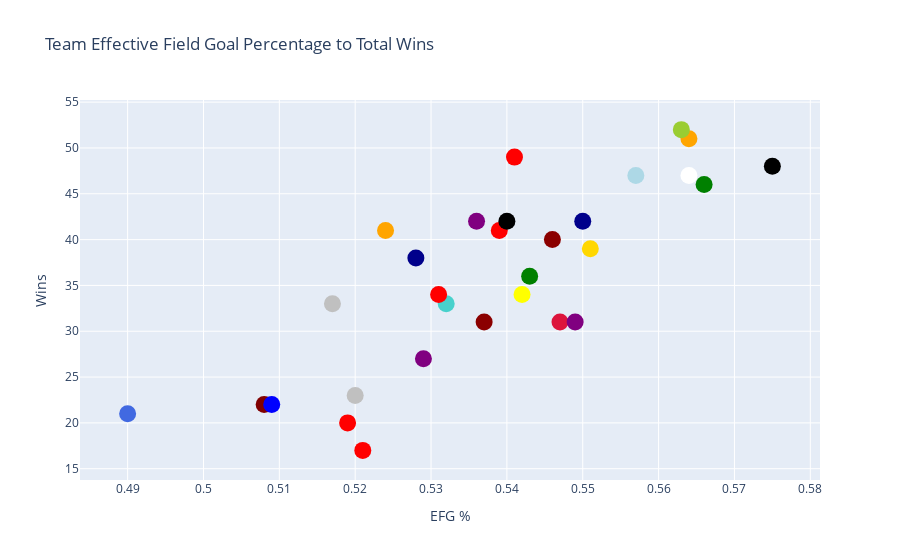

Notebook cell for this chart:
### Code cell
import plotly.graph_objects as go

x=mainff21['EFG_PCT']
y=mainff21['W']
hover=mainff21['color']
names = mainff21['TEAM_NAME']

fig = go.Figure()

fig.add_trace(go.Scatter(
    x=x, y=y, text=names,
    mode='markers',
    marker_color=hover
))

fig.update_traces(mode='markers', marker_size=17)
fig.update_layout(title='Team Effective Field Goal Percentage to Total Wins',
                 xaxis_title='EFG %',
                 yaxis_title='Wins')

                  

fig.show()

### Figure 1 — Plotly figure (JSON) as saved in the notebook; plotly's stock layout.template omitted (floating-point values rounded to 4 significant figures)
{"data": [{"marker": {"color": ["red", "green", "black", "mediumturquoise", "crimson", "maroon", "darkblue", "lightblue", "red", "gold", "red", "yellow", "white", "purple", "darkblue", "darkred", "green", "silver", "darkred", "orange", "blue", "royalblue", "red", "orange", "black", "purple", "silver", "purple", "yellowgreen", "red"], "size": 17}, "mode": "markers", "text": ["Atlanta Hawks", "Boston Celtics", "Brooklyn Nets", "Charlotte Hornets", "Chicago Bulls", "Cleveland Cavaliers", "Dallas Mavericks", "Denver Nuggets", "Detroit Pistons", "Golden State Warriors", "Houston Rockets", "Indiana Pacers", "LA Clippers", "Los Angeles Lakers", "Memphis Grizzlies", "Miami Heat", "Milwaukee Bucks", "Minnesota Timberwolves", "New Orleans Pelicans", "New York Knicks", "Oklahoma City Thunder", "Orlando Magic", "Philadelphia 76ers", "Phoenix Suns", "Portland Trail Blazers", "Sacramento Kings", "San Antonio Spurs", "Toronto Raptors", "Utah Jazz", "Washington Wizards"], "type": "scatter", "x": [0.539, 0.543, 0.575, 0.532, 0.547, 0.508, 0.55, 0.557, 0.519, 0.551, 0.521, 0.542, 0.564, 0.536, 0.528, 0.546, 0.566, 0.52, 0.537, 0.524, 0.509, 0.49, 0.541, 0.564, 0.54, 0.549, 0.517, 0.529, 0.563, 0.531], "y": [41, 36, 48, 33, 31, 22, 42, 47, 20, 39, 17, 34, 47, 42, 38, 40, 46, 23, 31, 41, 22, 21, 49, 51, 42, 31, 33, 27, 52, 34]}], "layout": {"title": {"text": "Team Effective Field Goal Percentage to Total Wins"}, "xaxis": {"title": {"text": "EFG %"}}, "yaxis": {"title": {"text": "Wins"}}}}
